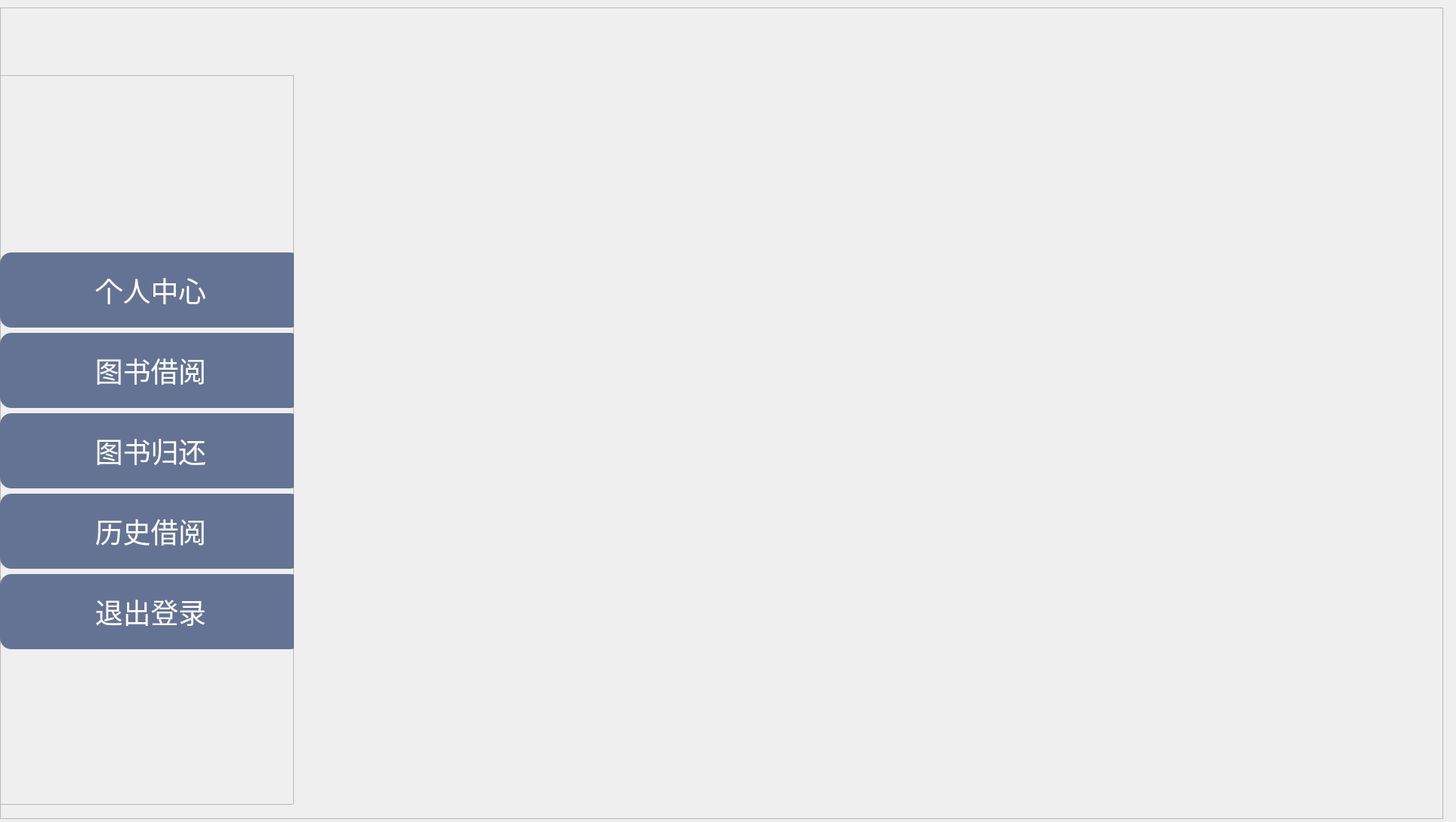
<?xml version="1.0" encoding="UTF-8"?>
<ui version="4.0">
 <class>ReaderCenter</class>
 <widget class="QWidget" name="ReaderCenter">
  <property name="geometry">
   <rect>
    <x>0</x>
    <y>0</y>
    <width>1937</width>
    <height>1094</height>
   </rect>
  </property>
  <property name="windowTitle">
   <string>Form</string>
  </property>
  <property name="styleSheet">
   <string notr="true">#ReaderCenter{
	border-image: url(:/image/image/moon.png);}</string>
  </property>
  <widget class="QFrame" name="frame">
   <property name="geometry">
    <rect>
     <x>-10</x>
     <y>100</y>
     <width>401</width>
     <height>971</height>
    </rect>
   </property>
   <property name="sizePolicy">
    <sizepolicy hsizetype="Fixed" vsizetype="Expanding">
     <horstretch>0</horstretch>
     <verstretch>0</verstretch>
    </sizepolicy>
   </property>
   <property name="minimumSize">
    <size>
     <width>300</width>
     <height>700</height>
    </size>
   </property>
   <property name="styleSheet">
    <string notr="true"/>
   </property>
   <property name="frameShape">
    <enum>QFrame::StyledPanel</enum>
   </property>
   <property name="frameShadow">
    <enum>QFrame::Raised</enum>
   </property>
   <widget class="QFrame" name="frame_8">
    <property name="geometry">
     <rect>
      <x>0</x>
      <y>90</y>
      <width>421</width>
      <height>821</height>
     </rect>
    </property>
    <property name="styleSheet">
     <string notr="true">background:transparent;</string>
    </property>
    <property name="frameShape">
     <enum>QFrame::StyledPanel</enum>
    </property>
    <property name="frameShadow">
     <enum>QFrame::Raised</enum>
    </property>
    <layout class="QVBoxLayout" name="verticalLayout_6">
     <item>
      <layout class="QVBoxLayout" name="verticalLayout">
       <property name="spacing">
        <number>7</number>
       </property>
       <property name="sizeConstraint">
        <enum>QLayout::SetDefaultConstraint</enum>
       </property>
       <item>
        <widget class="QPushButton" name="btn_personal">
         <property name="minimumSize">
          <size>
           <width>0</width>
           <height>100</height>
          </size>
         </property>
         <property name="font">
          <font>
           <family>楷体</family>
           <pointsize>28</pointsize>
           <weight>50</weight>
           <italic>false</italic>
           <bold>false</bold>
          </font>
         </property>
         <property name="styleSheet">
          <string notr="true">QPushButton{
font: 28pt &quot;楷体&quot;;
color:white;
background:transparent;
cursor:pointer;
background-color: rgb(100, 115, 148);
border-radius:15px;
}
QPushButton:pressed{
font: 28pt &quot;楷体&quot;;
color:white;
background:transparent;
cursor:pointer;
	background-color: rgb(134, 155, 199);
border-radius:15px;
}
QPushButton:hover{
font: 28pt &quot;楷体&quot;;
color:white;
background:transparent;
cursor:pointer;
background-color: rgb(134, 155, 199);
border-radius:15px;
}</string>
         </property>
         <property name="text">
          <string>个人中心</string>
         </property>
        </widget>
       </item>
       <item>
        <widget class="QPushButton" name="btn_bbook">
         <property name="minimumSize">
          <size>
           <width>0</width>
           <height>100</height>
          </size>
         </property>
         <property name="font">
          <font>
           <family>楷体</family>
           <pointsize>28</pointsize>
           <weight>50</weight>
           <italic>false</italic>
           <bold>false</bold>
          </font>
         </property>
         <property name="styleSheet">
          <string notr="true">QPushButton{
font: 28pt &quot;楷体&quot;;
color:white;
background:transparent;
cursor:pointer;
background-color: rgb(100, 115, 148);
border-radius:15px;
}
QPushButton:pressed{
font: 28pt &quot;楷体&quot;;
color:white;
background:transparent;
cursor:pointer;
	background-color: rgb(134, 155, 199);
border-radius:15px;
}
QPushButton:hover{
font: 28pt &quot;楷体&quot;;
color:white;
background:transparent;
cursor:pointer;
background-color: rgb(134, 155, 199);
border-radius:15px;
}</string>
         </property>
         <property name="text">
          <string>图书借阅</string>
         </property>
        </widget>
       </item>
       <item>
        <widget class="QPushButton" name="btn_rbook">
         <property name="minimumSize">
          <size>
           <width>0</width>
           <height>100</height>
          </size>
         </property>
         <property name="font">
          <font>
           <family>楷体</family>
           <pointsize>28</pointsize>
           <weight>50</weight>
           <italic>false</italic>
           <bold>false</bold>
          </font>
         </property>
         <property name="styleSheet">
          <string notr="true">QPushButton{
font: 28pt &quot;楷体&quot;;
color:white;
background:transparent;
cursor:pointer;
background-color: rgb(100, 115, 148);
border-radius:15px;
}
QPushButton:pressed{
font: 28pt &quot;楷体&quot;;
color:white;
background:transparent;
cursor:pointer;
	background-color: rgb(134, 155, 199);
border-radius:15px;
}
QPushButton:hover{
font: 28pt &quot;楷体&quot;;
color:white;
background:transparent;
cursor:pointer;
background-color: rgb(134, 155, 199);
border-radius:15px;
}</string>
         </property>
         <property name="text">
          <string>图书归还</string>
         </property>
        </widget>
       </item>
       <item>
        <widget class="QPushButton" name="btn_his">
         <property name="minimumSize">
          <size>
           <width>0</width>
           <height>100</height>
          </size>
         </property>
         <property name="font">
          <font>
           <family>楷体</family>
           <pointsize>28</pointsize>
           <weight>50</weight>
           <italic>false</italic>
           <bold>false</bold>
          </font>
         </property>
         <property name="styleSheet">
          <string notr="true">QPushButton{
font: 28pt &quot;楷体&quot;;
color:white;
background:transparent;
cursor:pointer;
background-color: rgb(100, 115, 148);
border-radius:15px;
}
QPushButton:pressed{
font: 28pt &quot;楷体&quot;;
color:white;
background:transparent;
cursor:pointer;
	background-color: rgb(134, 155, 199);
border-radius:15px;
}
QPushButton:hover{
font: 28pt &quot;楷体&quot;;
color:white;
background:transparent;
cursor:pointer;
background-color: rgb(134, 155, 199);
border-radius:15px;
}</string>
         </property>
         <property name="text">
          <string>历史借阅</string>
         </property>
        </widget>
       </item>
       <item>
        <widget class="QPushButton" name="btn_logout">
         <property name="minimumSize">
          <size>
           <width>0</width>
           <height>100</height>
          </size>
         </property>
         <property name="font">
          <font>
           <family>楷体</family>
           <pointsize>28</pointsize>
           <weight>50</weight>
           <italic>false</italic>
           <bold>false</bold>
          </font>
         </property>
         <property name="styleSheet">
          <string notr="true">QPushButton{
font: 28pt &quot;楷体&quot;;
color:white;
background:transparent;
cursor:pointer;
background-color: rgb(100, 115, 148);
border-radius:15px;
}
QPushButton:pressed{
font: 28pt &quot;楷体&quot;;
color:white;
background:transparent;
cursor:pointer;
	background-color: rgb(134, 155, 199);
border-radius:15px;
}
QPushButton:hover{
font: 28pt &quot;楷体&quot;;
color:white;
background:transparent;
cursor:pointer;
background-color: rgb(134, 155, 199);
border-radius:15px;
}</string>
         </property>
         <property name="text">
          <string>退出登录</string>
         </property>
        </widget>
       </item>
      </layout>
     </item>
    </layout>
   </widget>
  </widget>
  <widget class="QFrame" name="frame_2">
   <property name="geometry">
    <rect>
     <x>0</x>
     <y>10</y>
     <width>1920</width>
     <height>1080</height>
    </rect>
   </property>
   <property name="autoFillBackground">
    <bool>false</bool>
   </property>
   <property name="styleSheet">
    <string notr="true">#frame_2{
	
	border-image: url(:/image/image/moon.png);
}</string>
   </property>
   <property name="frameShape">
    <enum>QFrame::StyledPanel</enum>
   </property>
   <property name="frameShadow">
    <enum>QFrame::Raised</enum>
   </property>
   <widget class="QStackedWidget" name="stackedWidget">
    <property name="geometry">
     <rect>
      <x>400</x>
      <y>0</y>
      <width>1520</width>
      <height>1080</height>
     </rect>
    </property>
    <property name="styleSheet">
     <string notr="true"/>
    </property>
    <widget class="QWidget" name="page"/>
    <widget class="QWidget" name="page_2"/>
   </widget>
  </widget>
  <zorder>frame_2</zorder>
  <zorder>frame</zorder>
 </widget>
 <resources/>
 <connections/>
</ui>
